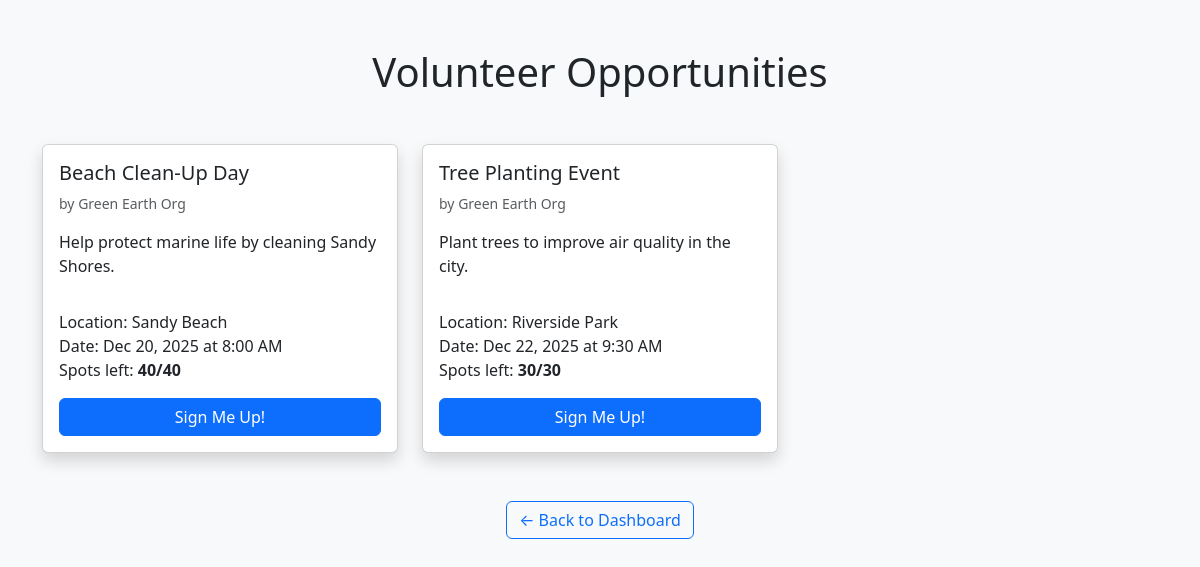
The app's page /dashboard/browse_opportunities.php, older data.
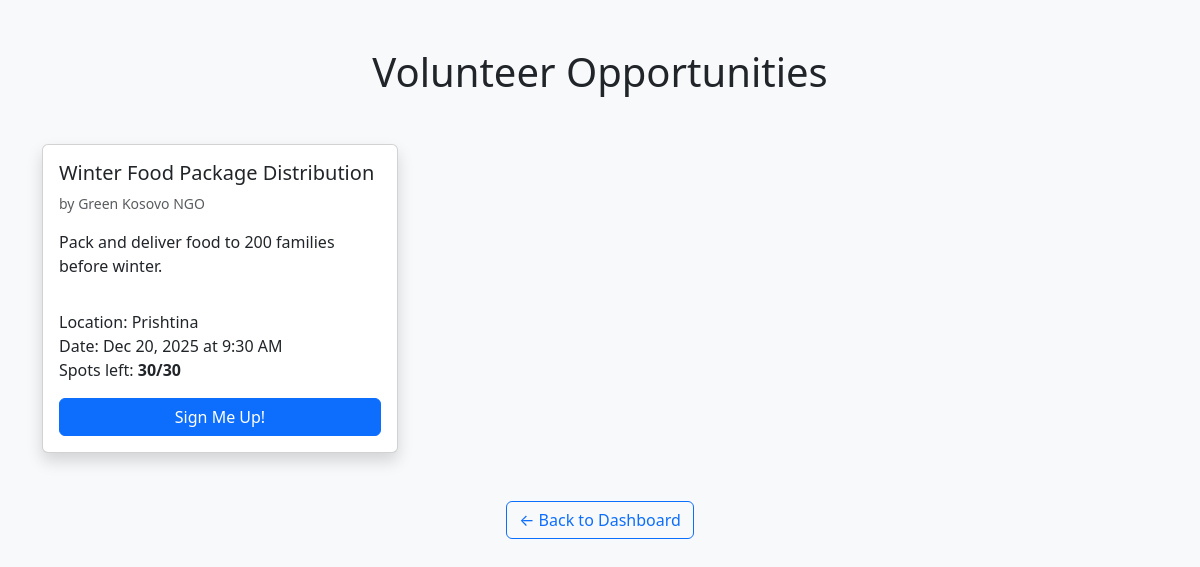
The same page, newer data.
### tables this page shows
CREATE TABLE IF NOT EXISTS opportunities (
    id INT AUTO_INCREMENT PRIMARY KEY,
    title VARCHAR(255) NOT NULL,
    description TEXT NOT NULL,
    category VARCHAR(50) DEFAULT 'General',
    location VARCHAR(255) DEFAULT 'Prishtina',
    location_name VARCHAR(255) DEFAULT NULL,
    latitude DECIMAL(10, 8) NULL,
    longitude DECIMAL(11, 8) NULL,
    date DATE NOT NULL,
    time TIME NULL,
    slots INT DEFAULT 10,
    organization_id INT NULL,
    created_at TIMESTAMP DEFAULT CURRENT_TIMESTAMP,
    FOREIGN KEY (organization_id) REFERENCES users(id) ON DELETE SET NULL,
    INDEX idx_date (date),
    INDEX idx_category (category),
    INDEX idx_org (organization_id)
);

CREATE TABLE IF NOT EXISTS users (
    id INT AUTO_INCREMENT PRIMARY KEY,
    name VARCHAR(100) NOT NULL,
    email VARCHAR(150) UNIQUE NOT NULL,
    password VARCHAR(255) NOT NULL,
    role ENUM('user','volunteer','organization','admin') DEFAULT 'user',
    status ENUM('pending','approved','rejected') DEFAULT 'approved',
    total_hours INT DEFAULT 0,
    total_verified_hours INT DEFAULT 0,
    city VARCHAR(100) DEFAULT NULL,
    province VARCHAR(100) DEFAULT NULL,
    created_at TIMESTAMP DEFAULT CURRENT_TIMESTAMP,
    INDEX idx_role (role),
    INDEX idx_email (email)
);

### dashboard/browse_opportunities.php (the view, shortened to what this page needs)
<?php require_once '../config/config.php'; ?>
<!DOCTYPE html>
<html lang="en">
<head>
    <link href="https://cdn.jsdelivr.net/npm/bootstrap@5.3.2/dist/css/bootstrap.min.css" rel="stylesheet">
</head>
<body>
<div class="container my-5">
    <h1 class="text-center mb-5">Volunteer Opportunities</h1>
    <?php
    $stmt = $conn->query("SELECT o.*, u.name as org_name,
                          (o.slots - IFNULL(COUNT(a.id),0)) as spots_left
                          FROM opportunities o
                          LEFT JOIN users u ON o.organization_id = u.id
                          LEFT JOIN applications a ON o.id = a.opportunity_id AND a.status = 'confirmed'
                          WHERE o.date >= CURDATE()
                          GROUP BY o.id
                          ORDER BY o.date ASC");
    $opportunities = $stmt->fetchAll();
    ?>
    <div class="row g-4">
    <?php foreach ($opportunities as $opp): ?>
        <div class="col-md-6 col-lg-4">
            <div class="card h-100 shadow card-hover">
                <div class="card-body d-flex flex-column">
                    <h5 class="card-title"><?= htmlspecialchars($opp['title']) ?></h5>
                    <p class="text-muted small">by <?= htmlspecialchars($opp['org_name']) ?></p>
                    <p class="card-text flex-grow-1"><?= nl2br(htmlspecialchars($opp['description'])) ?></p>
                    <ul class="list-unstyled mt-3">
                        <li>Location: <?= htmlspecialchars($opp['location']) ?></li>
                        <li>Date: <?= date('M j, Y', strtotime($opp['date'])) ?><?= $opp['time'] ? ' at '.date('g:i A', strtotime($opp['time'])) : '' ?></li>
                        <li>Spots left: <strong><?= max(0, $opp['spots_left']) ?>/<?= $opp['slots'] ?></strong></li>
                    </ul>
                    <?php
                    $check = $conn->prepare("SELECT status FROM applications WHERE opportunity_id = ? AND volunteer_id = ?");
                    $check->execute([$opp['id'], $_SESSION['user_id']]);
                    $applied = $check->fetch();
                    ?>
                    <?php if ($applied): ?>
                        <?php if ($applied['status'] === 'confirmed'): ?>
                            <span class="btn btn-success w-100">Confirmed!</span>
                        <?php else: ?>
                            <span class="btn btn-warning w-100">Pending</span>
                        <?php endif; ?>
                    <?php elseif ($opp['spots_left'] <= 0): ?>
                        <span class="btn btn-secondary w-100">Full</span>
                    <?php else: ?>
                        <form action="" method="POST" class="mt-auto">
                            <button type="submit" name="apply" class="btn btn-primary w-100">Sign Me Up!</button>
                        </form>
                    <?php endif; ?>
                </div>
            </div>
        </div>
    <?php endforeach; ?>
    </div>
    <div class="text-center mt-5">
        <a href="../public_browse.php" class="btn btn-outline-primary">← Back to Dashboard</a>
    </div>
</div>
</body>
</html>

Row changes from the older to the newer data that the page shows:
removed opportunities: title "Tree Planting Event", organization.name "Green Earth Org", description "Plant trees to improve air quality in the city.", location "Riverside Park", date "Dec 22, 2025", time "9:30 AM", max(0, $opp['spots_left']) "30", slots "30"
changed opportunities: title "Beach Clean-Up Day" → "Winter Food Package Distribution"; organization.name "Green Earth Org" → "Green Kosovo NGO"; description "Help protect marine life by cleaning Sandy Shores." → "Pack and deliver food to 200 families before winter."; location "Sandy Beach" → "Prishtina"; time "8:00 AM" → "9:30 AM"; max(0, $opp['spots_left']) "40" → "30"; slots "40" → "30"
